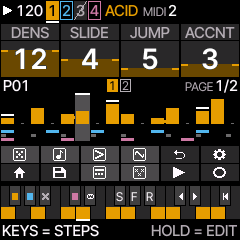
#> input picture docs/design/ui_review/proposals/v11/out/v11_playing.png, 240 x 240 px; its folder holds 4 pictures in this run
$ python sheets_v11.py
#> lines starting #> are read from the running program, lines starting #| are printed output that depends on the picture
# SPDX-License-Identifier: GPL-3.0-only
"""sheets_v9.py: contact sheets for the owner (captions are annotation, not screen text)."""
from PIL import Image, ImageDraw, ImageFont
FB = ImageFont.truetype("/usr/share/fonts/truetype/dejavu/DejaVuSans-Bold.ttf", 22)
FR = ImageFont.truetype("/usr/share/fonts/truetype/dejavu/DejaVuSans.ttf", 17)


def sheet(out, items, cols=3, k=2):
#> called with out = 'S_v11_main.png', cols = 3, k = 2
    cw = 240 * k + 40
    rows = (len(items) + cols - 1) // cols
    S = Image.new("RGB", (24 + cols * cw, rows * (240 * k + 100) + 20), (236, 234, 228))
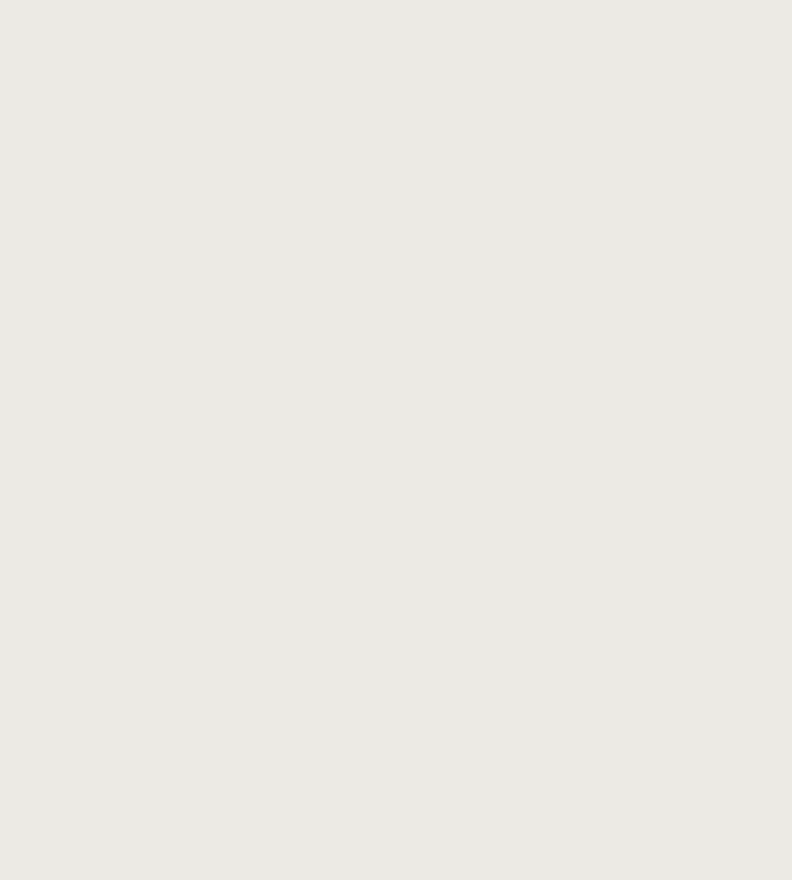
#> S: PIL image 1584x1760 RGB (shown at 1/2 size); mean R, G, B 236, 234, 228
    d = ImageDraw.Draw(S)
    for n, (f, c, sub) in enumerate(items):
        x = 24 + (n % cols) * cw
        y = 20 + (n // cols) * (240 * k + 100)
        d.text((x, y), c, font=FB, fill=(20, 20, 20))
        d.text((x, y + 28), sub, font=FR, fill=(90, 90, 90))
        S.paste(Image.open("out/v11_%s.png" % f).resize((240 * k, 240 * k), Image.NEAREST), (x, y + 58))
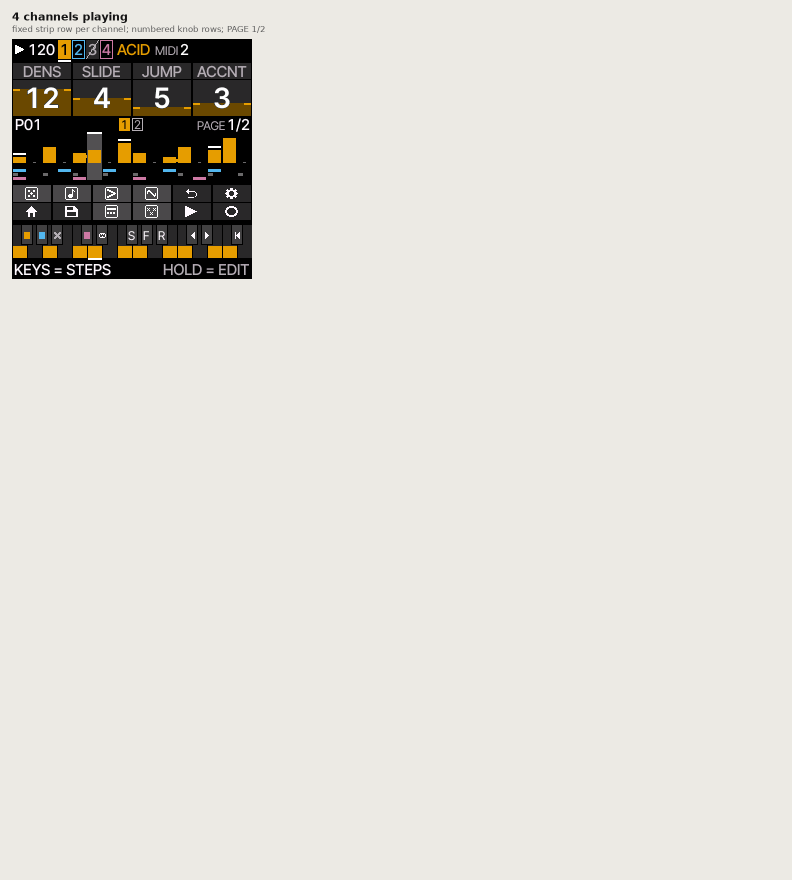
#> S: PIL image 1584x1760 RGB (shown at 1/2 size); mean R, G, B 221, 218.5, 211.9
    S.save("out/" + out)


#> (the run stopped early here; a loop or call above may not have finished)
